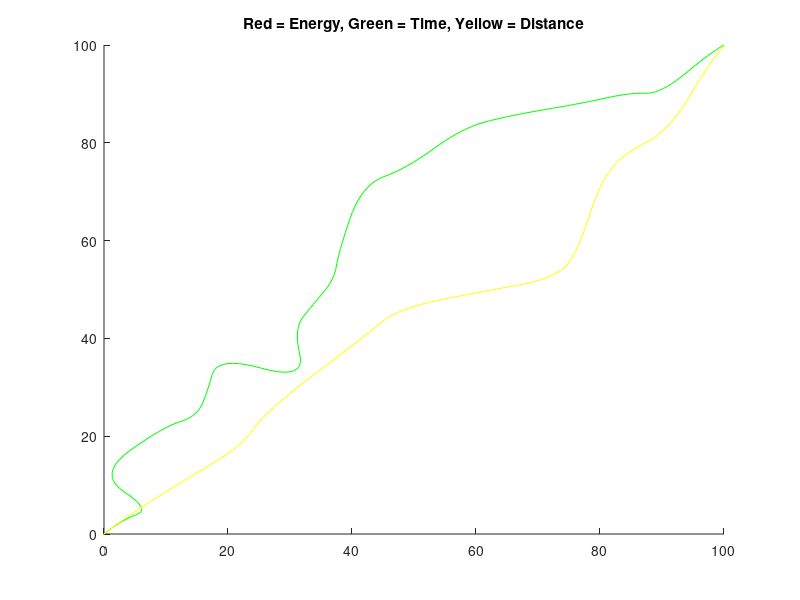

This chart was generated by the following MATLAB code: (Note: this script raises an error after producing the figure.)
%compare three different optimization functions
% rng(59);
% n_obs = 55; %number of static obstacles
% obs = rand(n_obs,2)*90+5; %obstacle locations
% rng(4); %for partially random obstacle size
% obs_rad = 3 +  rand(n_obs,1)*3; %obstacle radius
%-------------------------------------------%
close all;
%import data
path_e = -importdata('path_e.txt');
start_e = -importdata('start_e.txt');
path_t = importdata('path_t.txt');
start_t = importdata('start_t.txt');
path_d = importdata('path_d.txt');
start_d = importdata('start_d.txt');


global n_obs obs obs_rad uav_finite_size uav_ws delta_t;


hold on

for j = 1 : 3
    
    if j == 1
        Path_bez = path_e;
        path_start = start_e;
    elseif j == 2
        Path_bez = path_t;
        path_start = start_t;
    else
        Path_bez = path_d;
        path_start = start_d;
    end
    
    %plot(Path_bez(:,1),Path_bez(:,2),'Color',[0, 0.5, 0]); %plots path of UAV
    
    if uav_finite_size == 1
        for i = 1 : length(path_start)
            x = path_start(i,1) - uav_ws : 0.001 : path_start(i,1)+ uav_ws;
            y =  (uav_ws^2 - (x - path_start(i,1)).^2).^0.5 + path_start(i,2); %top part of circle
            y1 = -(uav_ws^2 - (x - path_start(i,1)).^2).^0.5 + path_start(i,2); %bottom part of circle
            
            if j == 1
                
                plot(x,y,'r');
                plot(x,y1,'r');
            elseif j == 2
                
                plot(x,y,'g');
                plot(x,y1,'g');
            else
                
                plot(x,y,'y');
                plot(x,y1,'y');
            end
        end
    end
    
    if j == 1
        plot(Path_bez(:,1),Path_bez(:,2),'r'); %
        
    elseif j == 2
        plot(Path_bez(:,1),Path_bez(:,2),'g'); %g
        
    else
        plot(Path_bez(:,1),Path_bez(:,2),'y'); %y
        
    end
    
end

%plot static obstacles
for j = 1 : n_obs
    
   
        plot(obs(j,1),obs(j,2),'xb'); % static obstacles' centers
        x = obs(j,1) - obs_rad(j) : 0.001 : obs(j,1)+ obs_rad(j);
        y =  (obs_rad(j)^2 - (x - obs(j,1)).^2).^0.5 + obs(j,2); %top part of circle
        y1 = -(obs_rad(j)^2 - (x - obs(j,1)).^2).^0.5 + obs(j,2); %bottom part of circle
        
        plot(x,y,'b');
        plot(x,y1,'b');
end
xlim([0 100])
ylim([0 100])

title('Red = Energy, Green = Time, Yellow = Distance');

hold off;

% Comparisons [ energy, time, distance ] 

%compare total distance traveled by UAV
td = zeros(3,1);
td(1) = evaluate_solution(path_e);
td(2) = evaluate_solution(path_t);
td(3) = evaluate_solution(path_d);

%compare time elapsed for each path
delta_time = 0.5*delta_t;

tt = zeros(3,1);
tt(1) = delta_time*length(path_e);
tt(2) = delta_time*length(path_t);
tt(3) = delta_time*length(path_d);

%compare average energy use
V = zeros(3,1);
eta = zeros(3,1);

for i = 1 : 3
   V(i) = td(i)/tt(i);
   
   eta(i) = calc_eff(V(i));
end

%parameter values
rho = 1.225; %air density
f = .2;   %equivalent parasite area
W = 10.0; %weight of aircraft
b = .2;   %span
e = 0.9; %Oswald's efficiency factor


%Defined in paper (2nd column, page 2)
A = rho*f/(2*W);
B = 2*W/(rho*b^2*pi*e);

%calculate l_d
for i = 1 : length(V)
    
    d_l(i) = A*V(i)^2 + B/V(i)^2; % we want to maximize l_d, or minimize d_l
    
    l_d(i) = d_l(i)^(-1);
    
end

%calculate energy use
te = zeros(3,1);

te(1) = d_l(1)*td(1)/eta(1);
te(2) = d_l(2)*td(2)/eta(2);
te(3) = d_l(3)*td(3)/eta(3);
